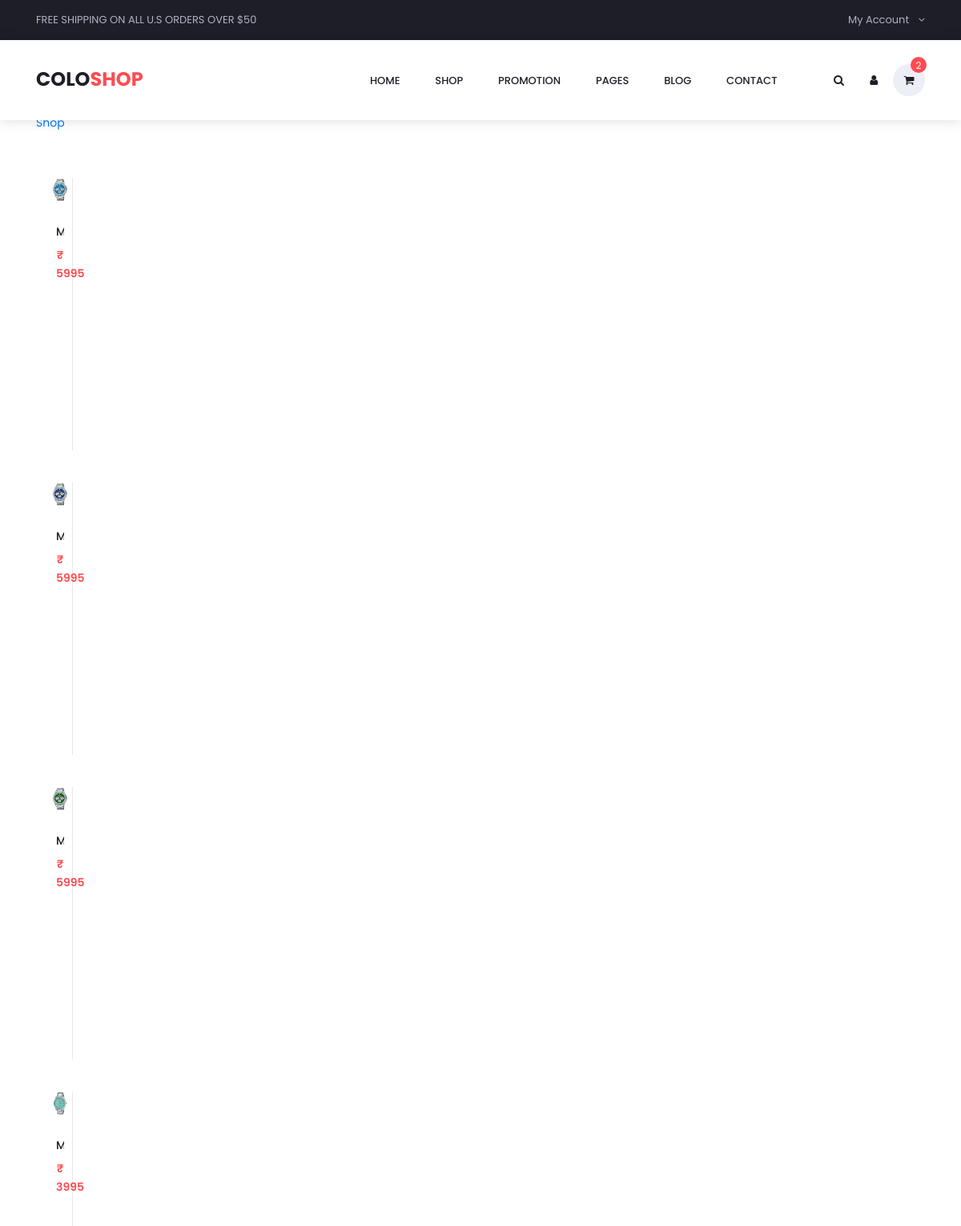
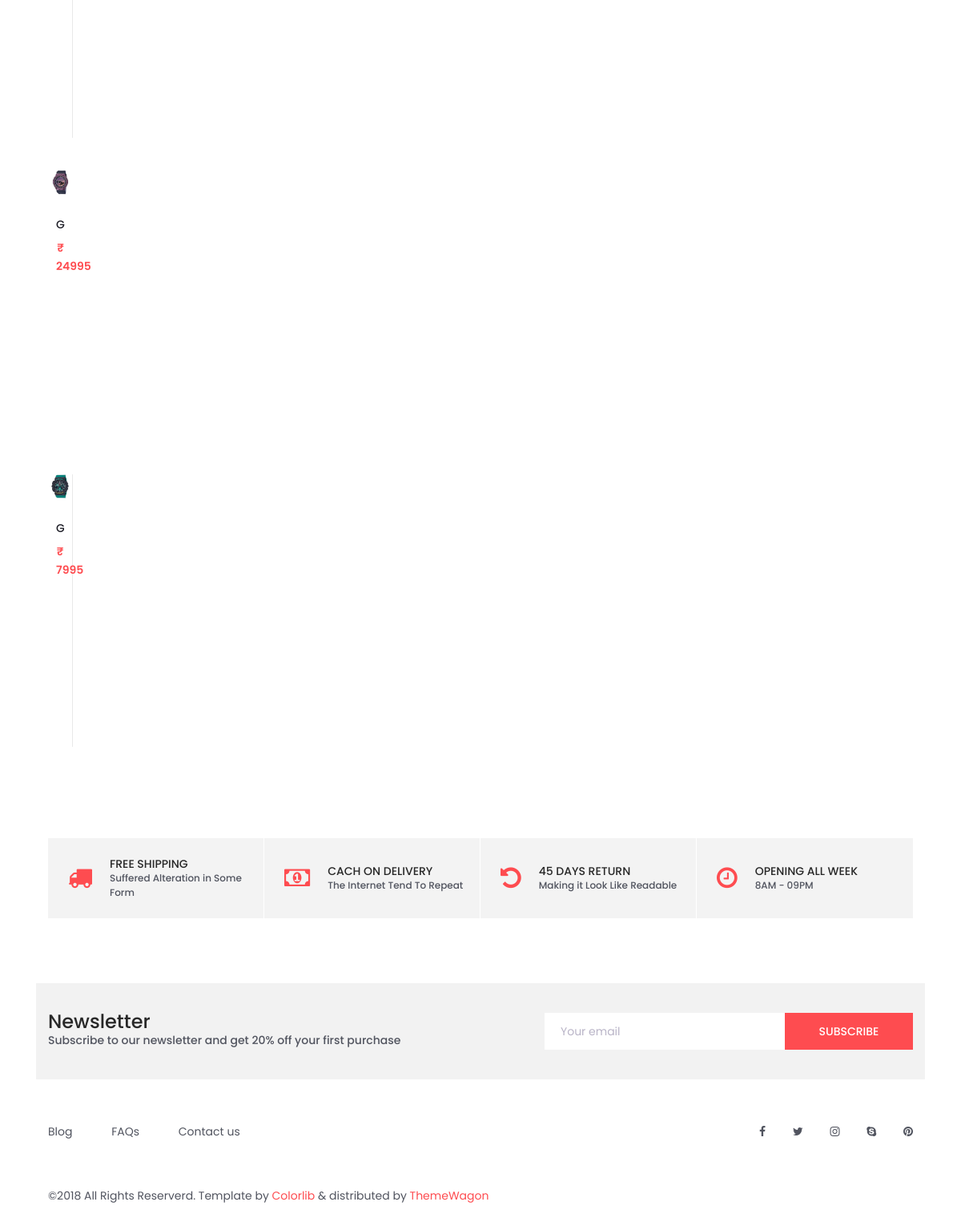
The app's page /men/ with its own data (2 pictures, top to bottom).
### app/models.py (models this page shows, shortened)
class Watches(models.Model):
    brand=models.CharField(max_length=250)
    name=models.CharField(max_length=200)
    gender=models.CharField(max_length=200)
    price=models.IntegerField(max_length=200)
    image1=models.ImageField(upload_to='gallery')
    image2=models.ImageField(upload_to='gallery')
    image3=models.ImageField(upload_to='gallery')
    color=models.CharField(max_length=200)
    material=models.CharField(max_length=200)

### app/views.py (the view)
# urls.py: path('men/',views.men,name='men'),
def men(request):
    content=Watches.objects.all()
    data={
        'result':content,
    }
    return render(request,'men.html',data)

### templates/men.html (shortened to what this page needs)
{% load static %}
<!DOCTYPE html>
<html lang="en">
<head>
<link rel="stylesheet" type="text/css" href="{% static 'styles/bootstrap4/bootstrap.min.css' %}">
<link href="{% static 'plugins/font-awesome-4.7.0/css/font-awesome.min.css' %}" rel="stylesheet" type="text/css">
<link rel="stylesheet" type="text/css" href="{% static 'plugins/OwlCarousel2-2.2.1/owl.carousel.css' %}">
<link rel="stylesheet" type="text/css" href="{% static 'plugins/OwlCarousel2-2.2.1/owl.theme.default.css' %}">
<link rel="stylesheet" type="text/css" href="{% static 'plugins/OwlCarousel2-2.2.1/animate.css' %}">
<link rel="stylesheet" type="text/css" href="{% static 'styles/main_styles.css' %}">
<link rel="stylesheet" type="text/css" href="{% static 'styles/responsive.css' %}">
</head>
<body>
<div class="super_container">
	<header class="header trans_300">
		<div class="top_nav">
			<div class="container">
				<div class="row">
					<div class="col-md-6">
						<div class="top_nav_left">free shipping on all u.s orders over $50</div>
					</div>
					<div class="col-md-6 text-right">
						<div class="top_nav_right">
							<ul class="top_nav_menu">
								<li class="account">
									<a href="#">
										My Account
										<i class="fa fa-angle-down"></i>
									</a>
								</li>
							</ul>
						</div>
					</div>
				</div>
			</div>
		</div>
		<div class="main_nav_container">
			<div class="container">
				<div class="row">
					<div class="col-lg-12 text-right">
						<div class="logo_container">
							<a href="#">colo<span>shop</span></a>
						</div>
						<nav class="navbar">
							<ul class="navbar_menu">
								<li><a href="{% url 'home' %}">home</a></li>
								<li><a href="#">shop</a></li>
								<li><a href="#">promotion</a></li>
								<li><a href="#">pages</a></li>
								<li><a href="#">blog</a></li>
								<li><a href="{% url 'contact' %}">contact</a></li>
							</ul>
							<ul class="navbar_user">
								<li><a href="#"><i class="fa fa-search" aria-hidden="true"></i></a></li>
								<li><a href="#"><i class="fa fa-user" aria-hidden="true"></i></a></li>
								<li class="checkout">
									<a href="{% url 'view_cart' %}">
										<i class="fa fa-shopping-cart" aria-hidden="true"></i>
										<span id="checkout_items" class="checkout_items">2</span>
									</a>
								</li>
							</ul>
						</nav>
					</div>
				</div>
			</div>
		</div>
	</header>
	<div class="fs_menu_overlay"></div>
	<div class="container product_section_container">
		<div class="row">
			<div class="col product_section clearfix">
				<div class="sidebar">
					<div class="sidebar_section">
						<div class="sidebar_title">
							<h5>Product Category</h5>
						</div>
						<ul class="sidebar_categories">
							<li><a href="#">Men</a></li>
							<li class="active"><a href="#"><span></span>Women</a></li>
							<li><a href="#">Accessories</a></li>
							<li><a href="#">New Arrivals</a></li>
							<li><a href="#">Collection</a></li>
							<li><a href="#">Shop</a></li>
						</ul>
					</div>
				</div>
				<div class="main_content">
					<div class="products_iso">
						<div class="row">
							<div class="col">
								<div class="product-grid">
									{% for i in result %}
									{% if i.gender == 'male' %}
									<div class="col-lg-2">
										<div class="product-item men">
											<div class="product discount product_filter">
												<div class="product_image">
													<img src="{{i.image1.url}}" alt="">
												</div>
												<div class="product_info">
													<h6 class="product_name text-truncate"><a href="{% url 'details' i.pk %}">{{i.name}}</a></h6>
													<div class="product_price">₹ {{i.price}}</div>
												</div>
											</div>
										</div>
									</div>
									  {% endif %}
									{% endfor %}
							</div>
						</div>
					</div>
				</div>
			</div>
		</div>
	</div>
	<div class="benefit">
		<div class="container">
			<div class="row benefit_row">
				<div class="col-lg-3 benefit_col">
					<div class="benefit_item d-flex flex-row align-items-center">
						<div class="benefit_icon"><i class="fa fa-truck" aria-hidden="true"></i></div>
						<div class="benefit_content">
							<h6>free shipping</h6>
							<p>Suffered Alteration in Some Form</p>
						</div>
					</div>
				</div>
				<div class="col-lg-3 benefit_col">
					<div class="benefit_item d-flex flex-row align-items-center">
						<div class="benefit_icon"><i class="fa fa-money" aria-hidden="true"></i></div>
						<div class="benefit_content">
							<h6>cach on delivery</h6>
							<p>The Internet Tend To Repeat</p>
						</div>
					</div>
				</div>
				<div class="col-lg-3 benefit_col">
					<div class="benefit_item d-flex flex-row align-items-center">
						<div class="benefit_icon"><i class="fa fa-undo" aria-hidden="true"></i></div>
						<div class="benefit_content">
							<h6>45 days return</h6>
							<p>Making it Look Like Readable</p>
						</div>
					</div>
				</div>
				<div class="col-lg-3 benefit_col">
					<div class="benefit_item d-flex flex-row align-items-center">
						<div class="benefit_icon"><i class="fa fa-clock-o" aria-hidden="true"></i></div>
						<div class="benefit_content">
							<h6>opening all week</h6>
							<p>8AM - 09PM</p>
						</div>
					</div>
				</div>
			</div>
		</div>
	</div>
	<div class="newsletter">
		<div class="container">
			<div class="row">
				<div class="col-lg-6">
					<div class="newsletter_text d-flex flex-column justify-content-center align-items-lg-start align-items-md-center text-center">
						<h4>Newsletter</h4>
						<p>Subscribe to our newsletter and get 20% off your first purchase</p>
					</div>
				</div>
				<div class="col-lg-6">
					<div class="newsletter_form d-flex flex-md-row flex-column flex-xs-column align-items-center justify-content-lg-end justify-content-center">
						<input id="newsletter_email" type="email" placeholder="Your email" required="required" data-error="Valid email is required.">
						<button id="newsletter_submit" type="submit" class="newsletter_submit_btn trans_300" value="Submit">subscribe</button>
					</div>
				</div>
			</div>
		</div>
	</div>
	<footer class="footer">
		<div class="container">
			<div class="row">
				<div class="col-lg-6">
					<div class="footer_nav_container d-flex flex-sm-row flex-column align-items-center justify-content-lg-start justify-content-center text-center">
						<ul class="footer_nav">
							<li><a href="#">Blog</a></li>
							<li><a href="#">FAQs</a></li>
							<li><a href="{% url 'contact' %}">Contact us</a></li>
						</ul>
					</div>
				</div>
				<div class="col-lg-6">
					<div class="footer_social d-flex flex-row align-items-center justify-content-lg-end justify-content-center">
						<ul>
							<li><a href="#"><i class="fa fa-facebook" aria-hidden="true"></i></a></li>
							<li><a href="#"><i class="fa fa-twitter" aria-hidden="true"></i></a></li>
							<li><a href="#"><i class="fa fa-instagram" aria-hidden="true"></i></a></li>
							<li><a href="#"><i class="fa fa-skype" aria-hidden="true"></i></a></li>
							<li><a href="#"><i class="fa fa-pinterest" aria-hidden="true"></i></a></li>
						</ul>
					</div>
				</div>
			</div>
			<div class="row">
				<div class="col-lg-12">
					<div class="footer_nav_container">
						<div class="cr">©2018 All Rights Reserverd. Template by <a href="#">Colorlib</a> &amp; distributed by <a href="https://themewagon.com">ThemeWagon</a></div>
					</div>
				</div>
			</div>
		</div>
	</footer>
</div>
</body>
</html>

### records on screen
Watches: image1 (picture), price "5995"
Watches: image1 (picture), price "5995"
Watches: image1 (picture), price "5995"
Watches: image1 (picture), price "3995"
Watches: image1 (picture), price "24995"
Watches: image1 (picture), price "7995"
